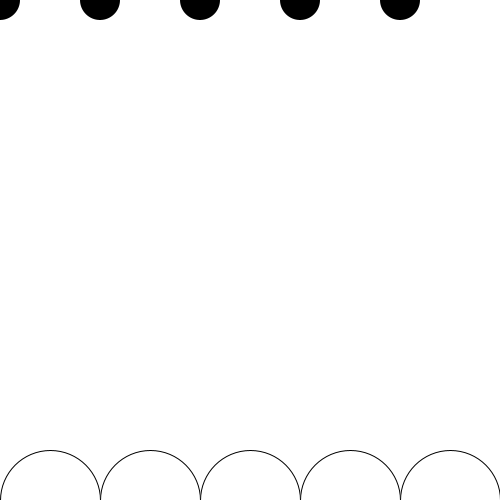
Frame 1 (no input)
Frame 60 (the mouse pressed at the canvas centre just before this capture): identical to frame 1, image omitted
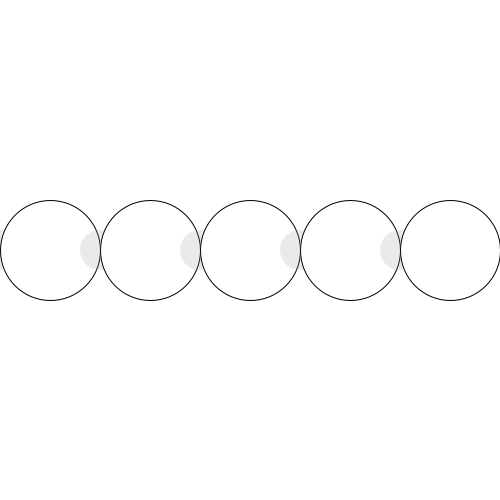
Frame 120 (the mouse held since frame 60 and released just before this capture)

The Processing sketch that drew these frames (run headless with seeded random() and noise(); from frame 60 on, the mouse is pressed at the canvas centre):

// Processing sketch: processing_64267
// ── processing_64267.pde

color c;
 
void setup(){
  size(500,500);
  c = color(0);
  noStroke();
}
 
void draw(){
  background(255);
  
  for(int i=0; i<width; i+=50){
    if(i%100==0){
      noStroke();
      fill(c);
      ellipse(i, mouseY, 40, 40);
    }
    else{
      stroke(0);
      fill(255);
      ellipse(i, height-mouseY, 100, 100);  
    }
  }
}
 
void mousePressed() {
  c = color(150, 50);
}
 
void mouseReleased(){
  c = color(0);
}
